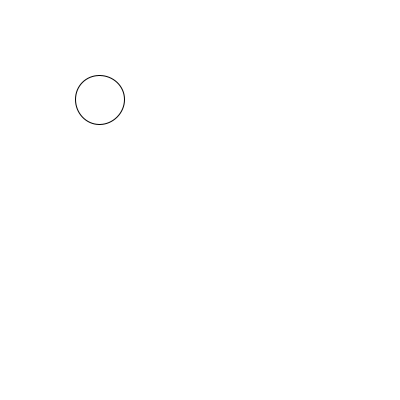
Frame 1 (no input)
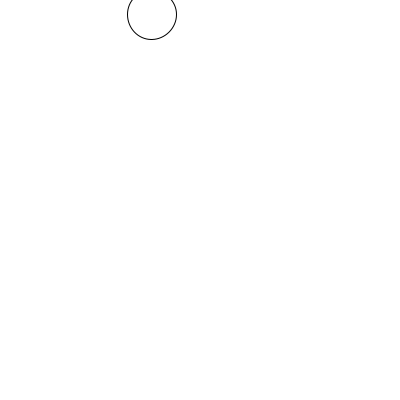
Frame 60 (the mouse pressed at the canvas centre just before this capture)
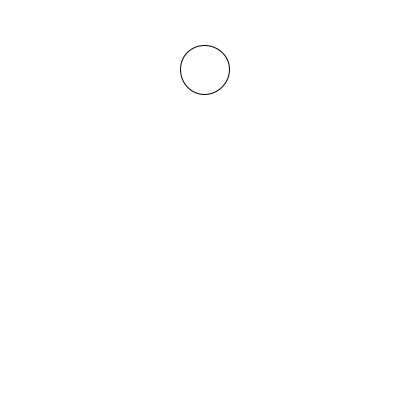
Frame 120 (the mouse held since frame 60 and released just before this capture)

The Processing sketch that drew these frames (run headless with seeded random() and noise(); from frame 60 on, the mouse is pressed at the canvas centre):

// Processing sketch: classyBall
// ── classyBall.pde
Ball myBall;

void setup() {
  size(400, 400);
  myBall = new Ball();
}

void draw() {
  background(255);
  myBall.drawBall();
  myBall.moveBall();
  myBall.checkEdges();
}
// ── Ball.pde
class Ball {

  float xPos, yPos, xSpeed, ySpeed, rad;

  Ball() {
    xPos = 100;
    yPos = 100;
    xSpeed = random(-3, 3);
    ySpeed = random(-3, 3);
    rad = random(30, 50);
  }

  void drawBall() {
    ellipse(xPos, yPos, rad, rad);
  }

  void moveBall() {
    xPos+=xSpeed;
    yPos+=ySpeed;
  }

  void checkEdges() {
    if (xPos >= width || xPos<= 0) {
      xSpeed *= -1;
    }
    if (yPos >= height || yPos<= 0) {
      ySpeed *= -1;
    }
  }
}
